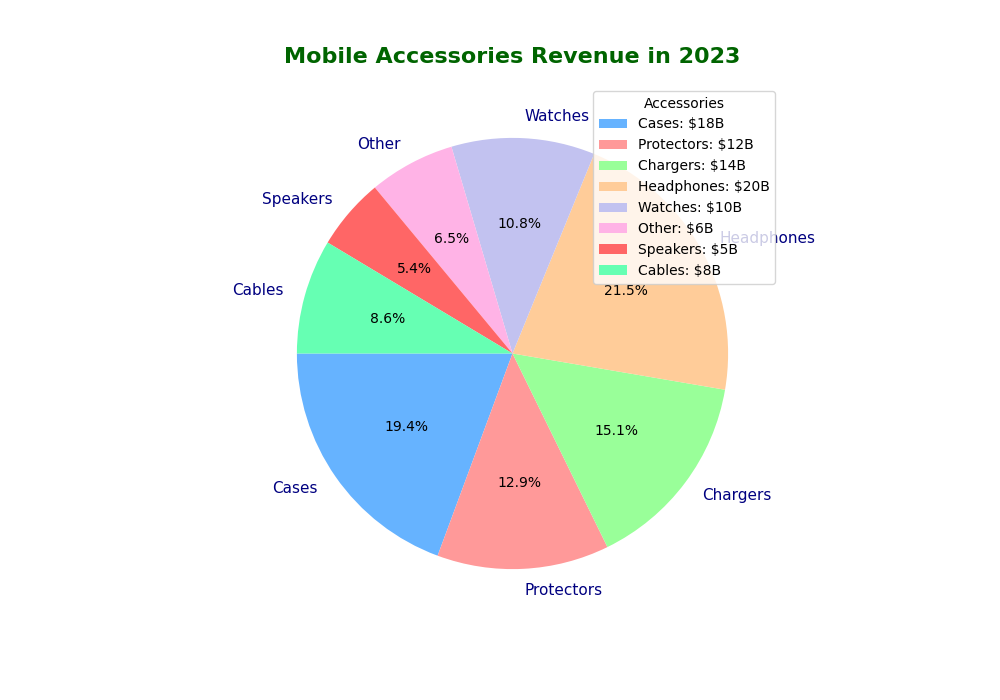

This chart was generated by the following Python code:
import matplotlib.pyplot as plt

# Data Setup
accessories = ['Cases', 'Protectors', 'Chargers', 'Headphones', 'Watches', 'Other', 'Speakers', 'Cables']
revenues = [18, 12, 14, 20, 10, 6, 5, 8]

# Define colors for each slice
colors = ['#66b3ff', '#ff9999', '#99ff99', '#ffcc99', '#c2c2f0', '#ffb3e6', '#ff6666', '#66ffb3']

# Create a pie chart
fig, ax = plt.subplots(figsize=(10, 7))
wedges, texts, autotexts = ax.pie(
    revenues,
    labels=accessories,
    colors=colors,
    autopct='%1.1f%%',
    startangle=180,
    wedgeprops={'linestyle': '--'}
)

# Enhance text appearance
for text in texts:
    text.set_fontsize(11)
    text.set_color('navy')
for autotext in autotexts:
    autotext.set_fontsize(10)
    autotext.set_color('black')

# Add title
plt.title(
    "Mobile Accessories Revenue in 2023",
    fontsize=16,
    fontweight='bold',
    color='darkgreen',
    pad=15
)

# Add legend
ax.legend(
    wedges,
    [f'{accessory}: ${revenue}B' for accessory, revenue in zip(accessories, revenues)],
    title="Accessories",
    loc="upper right",
)

plt.grid(True, linestyle='--', linewidth=0.5)
plt.show()
